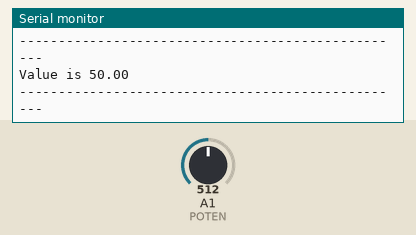
Bench run of a sketch on a simulated Arduino Uno, built with avr-gcc and run on an emulated ATmega328P. Parts: the last lines printed to the serial monitor. The inputs (shaded band) are chosen by the test bench; at power-on: A1 (POTEN) = 512.

Above: at 1.2 s.
1.3 s: A1 (POTEN) set to 524
At 1.43 s:
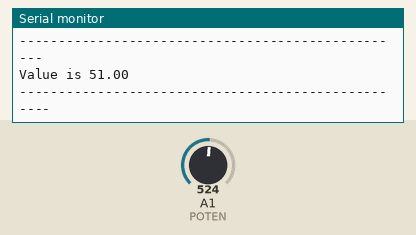
2.8 s: A1 (POTEN) set to 532
At 2.89 s:
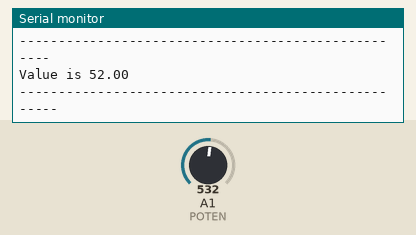
Timing chart, 0 to 5.8 s (numbered marks = the images above; inputs shaded):
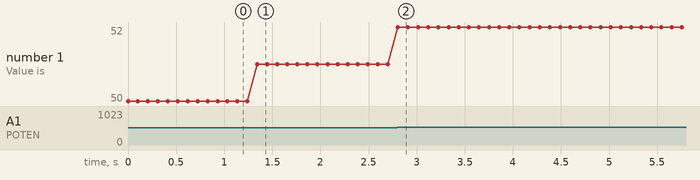

The sketch:

task0.ino
```cpp
#define POTEN A1
#define PHOT_REZ A0

void setup() {
  // put your setup code here, to run once:
//  pinMode(POTEN, INPUT);
//  pinMode(PHOTO_REZ, INPUT);

  Serial.begin(9600);
}

void loop() {
  // put your main code here, to run repeatedly:
  float poten_value = analogRead(POTEN);
//  float photo_value = analogRead(PHOT_REZ);

  poten_value = map(poten_value, 0, 1023, 0.0f, 100.0f);
  Serial.print("Value is ");
  Serial.println(poten_value);
  for (int i = 0; i < poten_value; i++) {
    Serial.print("-");
  }
  Serial.println();
  delay(100);
}
```

Measured:
- after the input at 1.3 s, the serial monitor: prints a new line at once (image 1)
- after the input at 2.8 s, the serial monitor: prints a new line at once (image 2)
- plotted number 1: 50 → 51 after the input at 1.3 s, 51 → 52 after the input at 2.8 s
